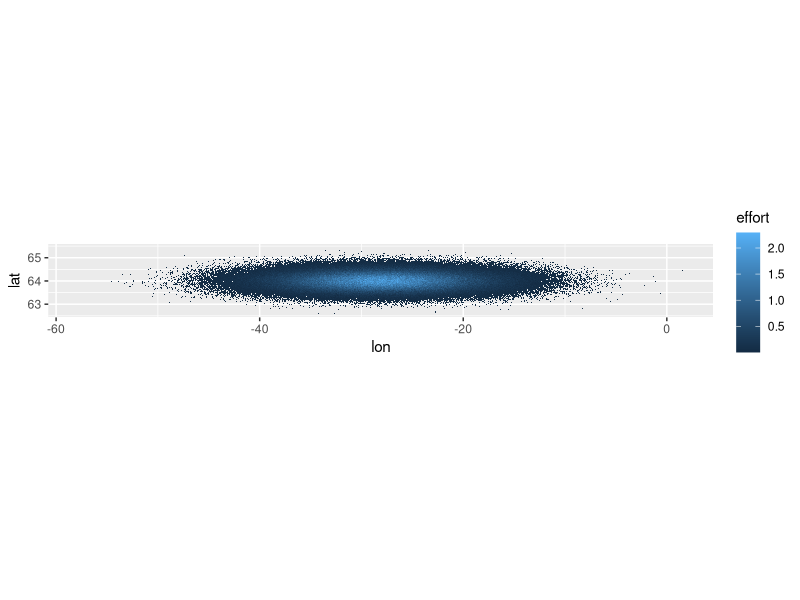

This figure's R source:
## ---- chunk 1
knitr::opts_chunk$set(echo = TRUE, message = FALSE, warning = FALSE)
## ---- chunk 2
library(tidyverse)
df <- data_frame(lon =    rnorm(n = 1e6, mean =  -28, sd =   6),
                 lat =    rnorm(n = 1e6, mean =   64, sd =   0.3),
                 effort = rnorm(n = 1e6, mean = 1000, sd = 200))  # unit in minutes
## ---- chunk 3
# code from ziggy stardust
#   note that here there is not validation/testing done
#   read: use stuff at own risk

encode_zchords <- function(x, y, dx = 1, dy = 0.5 * dx, invalids = TRUE) {

  x.brks <- seq(floor(min(x)),ceiling(max(x)),dx)
  x.ints <- findInterval(x, x.brks, all.inside = TRUE)
  x <- (x.brks[x.ints] + x.brks[x.ints + 1]) / 2

  y.brks <- seq(floor(min(y)),ceiling(max(y)),dy)
  y.ints <- findInterval(y, y.brks, all.inside = TRUE)
  y <- (y.brks[y.ints] + y.brks[y.ints + 1]) / 2

  if(invalids) {
    x <- ifelse(x >= -180 & x <= 180, x, NA)
    y <- ifelse(y >= -90  & y <= 90 , y, NA)
  }

  return(paste(round(x,6), round(y,6), sep = ":"))

}
## ---- chunk 4
d <- 
  df %>% 
  mutate(sq = encode_zchords(lon, lat, dx = 0.05, dy = 0.025), type = "zchords") %>% 
  group_by(sq) %>% 
  summarise(effort = sum(effort) / 60/1000) %>% # scale to lets say thousand hours
  separate(sq, c("lon", "lat"), sep = ":", convert = TRUE, remove = FALSE)
## ---- chunk 5
glimpse(d)
## ---- chunk 6
d %>% 
  ggplot(aes(lon, lat, fill = effort)) +
  geom_raster() +
  coord_quickmap()
